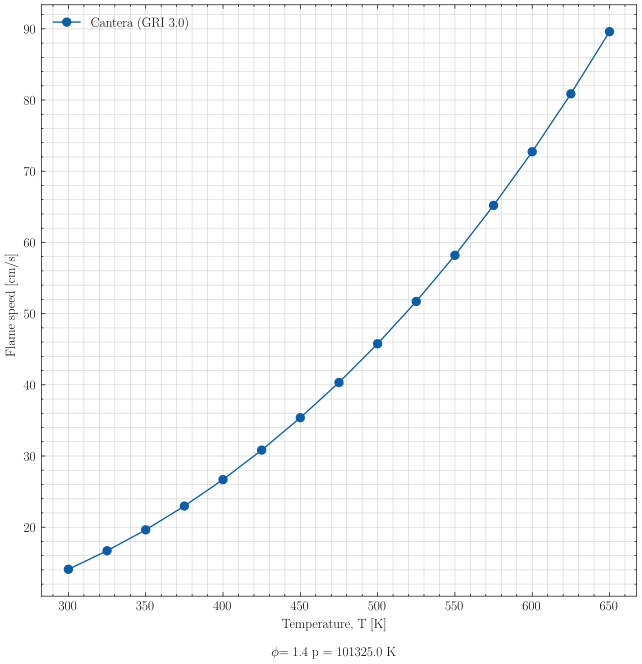

Python code for this plot:
#%%
import cantera as ct
import numpy as np
import matplotlib.pyplot as plt
import scienceplots
plt.style.use(['science'])
import time
start_time = time.time()


gas_mix_incomplete = ct.Solution('gri30.yaml')

#%% Cálculo de velocidad de llama
p = ct.one_atm # atm
phi = 1.4

T_list = np. linspace(300,650,15)


vel_list = []
# Hay que vaciar vel_list al acabar cada bucle de presión
# para no juntar velocidades de todas las phi.
for j, T in enumerate(T_list):
    print(f"\033[1;36m## Temperature (K): {T} ##\033[0m")

    gas_mix_incomplete.set_equivalence_ratio(phi, 'CH4', 'O2: 1.0, N2: 3.76')
    # Restablecer composición a la de los reactantes antes de resolver la llama de nuevo

    gas_mix_incomplete.TP = T, p

    # Llama
    flame = ct.FreeFlame(gas=gas_mix_incomplete, width=0.03)
    flame.set_refine_criteria(ratio=3, slope=0.06, curve=0.12)

    if j != 0:
        flame.set_initial_guess(data=flame_sol_previa)

    flame.solve(loglevel=0, refine_grid=True, auto=True)
    flame_sol_previa = flame.to_array()

    print(f"\033[1;36m# LAMINAR BURNING SPEED (cm/s): {flame.velocity[0]*100} cm/s ###\033[0m")
    vel_list.append(flame.velocity[0] * 100) # cm/s
    # plt.plot(flame.grid, flame.velocity)
    # plt.show()


    print("Run time %s seconds ---" % (time.time() - start_time))

#%% Plot Speed - phi
plt.figure(figsize=(8,8))
plt.plot(T_list,
        vel_list,
        label="Cantera (GRI 3.0)",
        marker="o")
plt.grid(True, which='both', alpha=0.5)
plt.xlabel("Temperature, T [K] \n \n" + r"$\phi$" + f"= {phi}    p = {p} K")
plt.ylabel("Flame speed [cm/s]")
plt.legend(loc='best', fontsize=10)
plt.savefig("S_vs_T.svg")
plt.show()

print("Complete run time --- %s seconds ---" % (time.time() - start_time))

# %%
